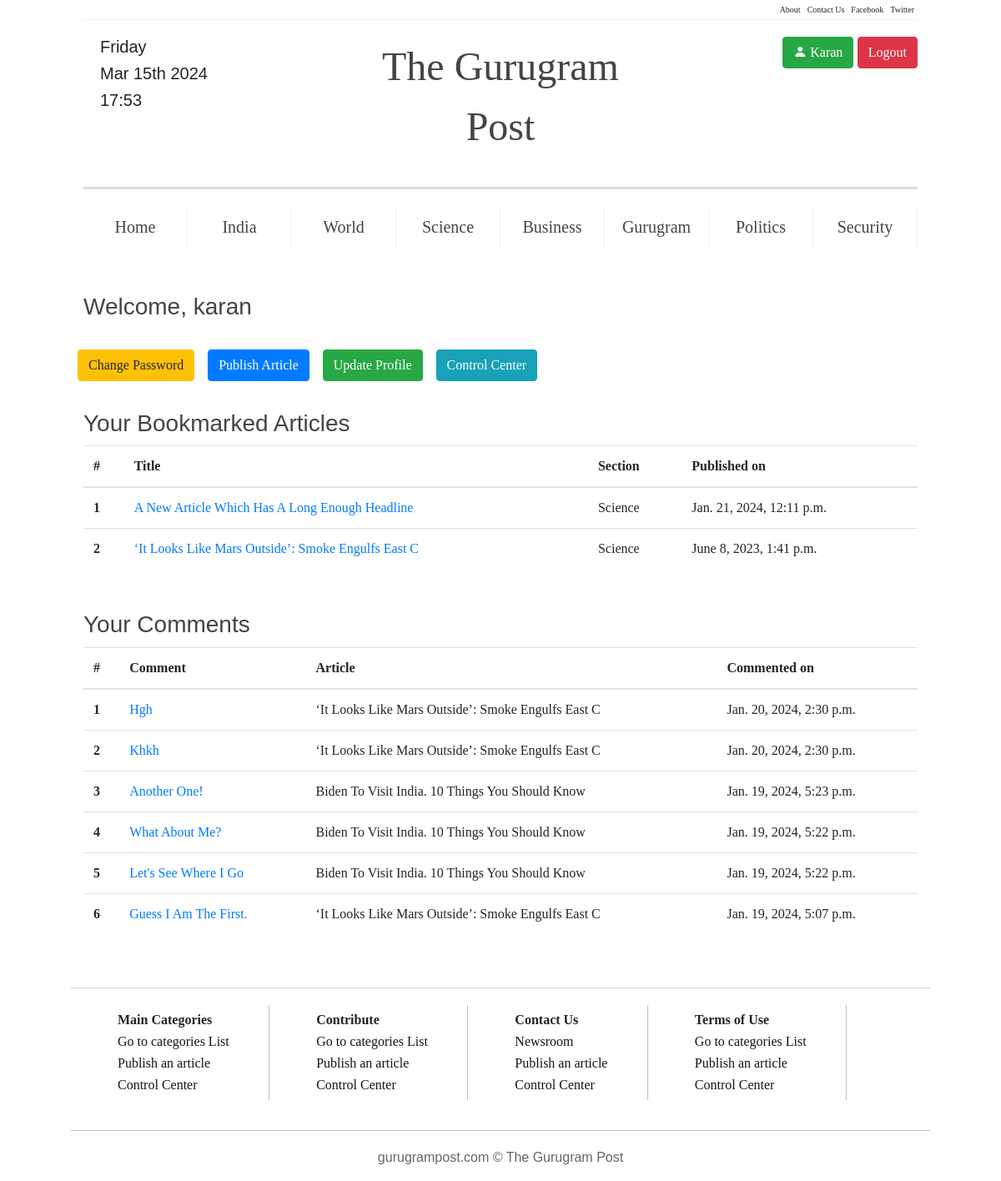
Before: /users/profile/ (signed in) with the older database file.
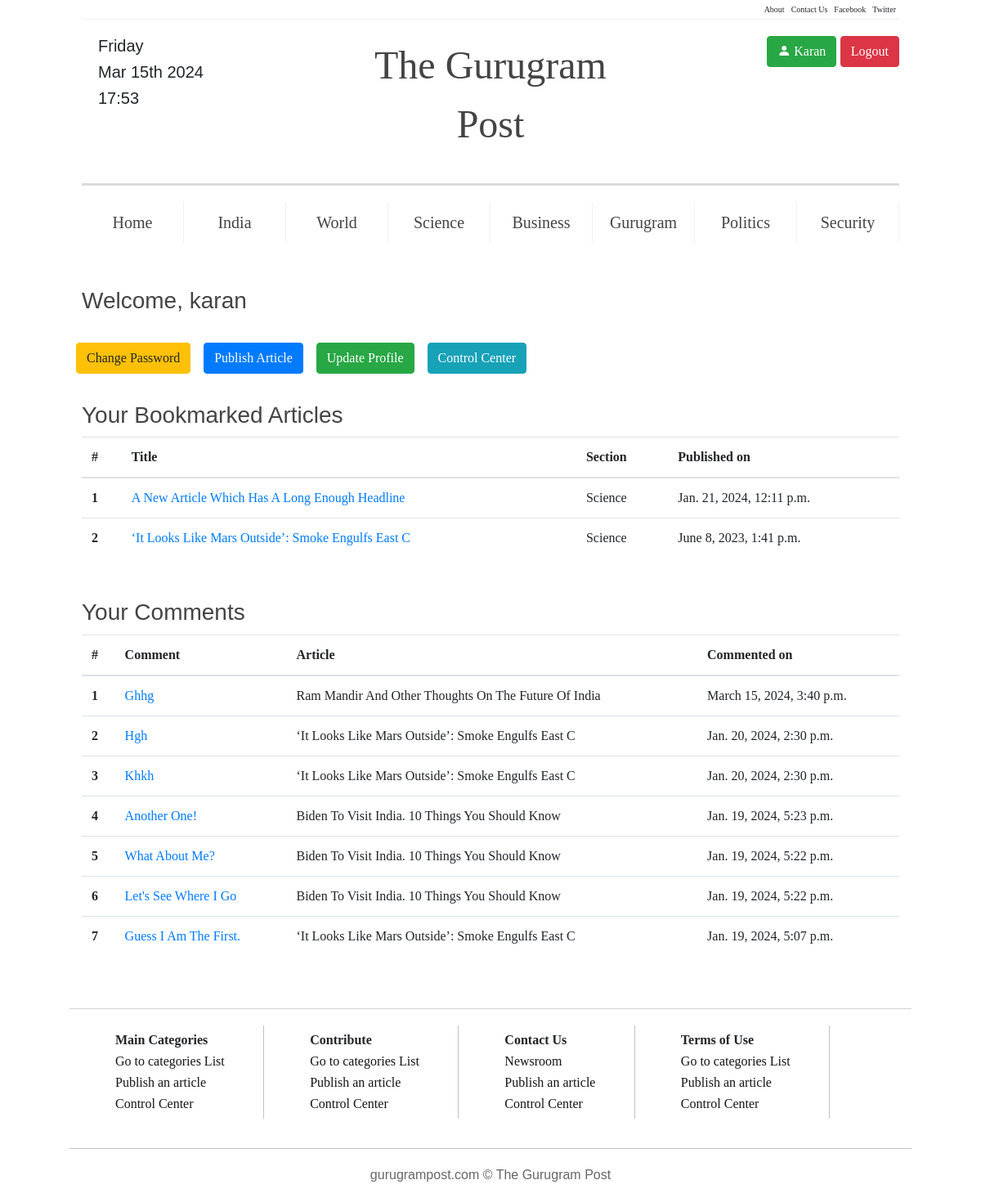
After: the same page with the newer database file.
### Blog/models.py (models this page shows, shortened)
class Bookmark(models.Model):
    article=models.ForeignKey('Article',on_delete=models.CASCADE)
    user=models.ForeignKey(
        get_user_model(),
        on_delete=models.CASCADE)

class Article(models.Model):
    title=models.CharField(max_length=100)
    date_pub=models.DateTimeField("Published DateTime",auto_now_add=True) #auto_now_add is for adding date when first created, not whenever updated
    author=models.ForeignKey(get_user_model(),on_delete=models.CASCADE)
    cat=models.ManyToManyField("Category",verbose_name="Category")
    text=RichTextField()
    img=models.ImageField(verbose_name='Cover Image',null=True,blank=True)
    slug=models.SlugField(max_length=50, unique_for_month="date_pub")    #must include only lowercase alphanumeric characters and dashes
    updated_at=models.DateTimeField("Updated on",auto_now=True)
    featured=models.BooleanField(verbose_name='Home Page(Featured)',default=False)
    section=models.ForeignKey('Section',on_delete=models.CASCADE,default=None,null=True)
    class Meta:
        ordering = ('-date_pub',)
    def get_absolute_url(self):
        return reverse("blog:article_detail", kwargs={'year':self.date_pub.year,'month':self.date_pub.month,'slug':self.slug})

class Section(models.Model):
    name=models.CharField(max_length=45, unique=True)
    slug=models.SlugField(max_length=30,unique=True)
    def __str__(self):
        return self.name

class Comment(models.Model):
    article = models.ForeignKey(
        Article,
        on_delete=models.CASCADE,
        related_name='comments')
    user = models.ForeignKey(
        get_user_model(),
        on_delete=models.CASCADE)
    text = models.TextField()
    created_date = models.DateTimeField(auto_now_add=True)
    parent = models.ForeignKey('Comment',on_delete=models.DO_NOTHING,null=True,blank=True)
    class Meta:
        ordering = ('-created_date',)

### users/views.py (the view)
# urls.py: path('profile/',views.user_page,name='profile'),
def user_page(request):
    context={}
    return render(request, "users/user_page.html", context)

### users/templates/users/user_page.html
{% extends 'Blog/base.html' %}
{% block content %}
<h3>Welcome, {{user.username}}</h3>
<br>
<div class="row">
    <a href="{% url 'users:password_change' %}" class="btn btn-warning mx-2">Change Password</a>
    <a href="{% url 'blog:article_create' %}" class="btn btn-primary mx-2">Publish Article</a>
    <a href="{% url 'users:update_profile' %}" class="btn btn-success mx-2">Update Profile</a>
    <a href="{% url 'blog:control_center' %}" class="btn btn-info mx-2">Control Center</a>
</div>
<br>
<h3>Your Bookmarked Articles</h3>
<table class="table">
    <thead>
      <tr>
        <th scope="col">#</th>
        <th scope="col">Title</th>
        <th scope="col">Section</th>
        <th scope="col">Published on</th>
      </tr>
    </thead>
    <tbody>
        {% for art in user.bookmark_set.all %}
      <tr>
        <th scope="row">{{forloop.counter}}</th>
        <td><a href="{{art.article.get_absolute_url}}">{{art.article.title|title}}</a></td>
        <td>{{art.article.section}}</td>
        <td>{{art.article.date_pub}}</td>
      </tr>
      {% endfor %}
    </tbody>
  </table>
  <br>
<h3>Your Comments</h3>
<table class="table">
    <thead>
      <tr>
        <th scope="col">#</th>
        <th scope="col">Comment</th>
        <th scope="col">Article</th>
        <th scope="col">Commented on</th>
      </tr>
    </thead>
    <tbody>
        {% for comment in user.comment_set.all %}
      <tr>
        <th scope="row">{{forloop.counter}}</th>
        <td><a href="{{comment.article.get_absolute_url}}">{{comment.text|title}}</a></td>
        <td>{{comment.article.title|title}}</td>
        <td>{{comment.created_date}}</td>
      </tr>
      {% endfor %}
    </tbody>
  </table>
{% endblock %}

Changed rows visible on the page:
added Comment: text "Ghhg", article "Ram Mandir And Other Thoughts On The Future Of India", created_date "March 15, 2024, 3:40 p.m."
